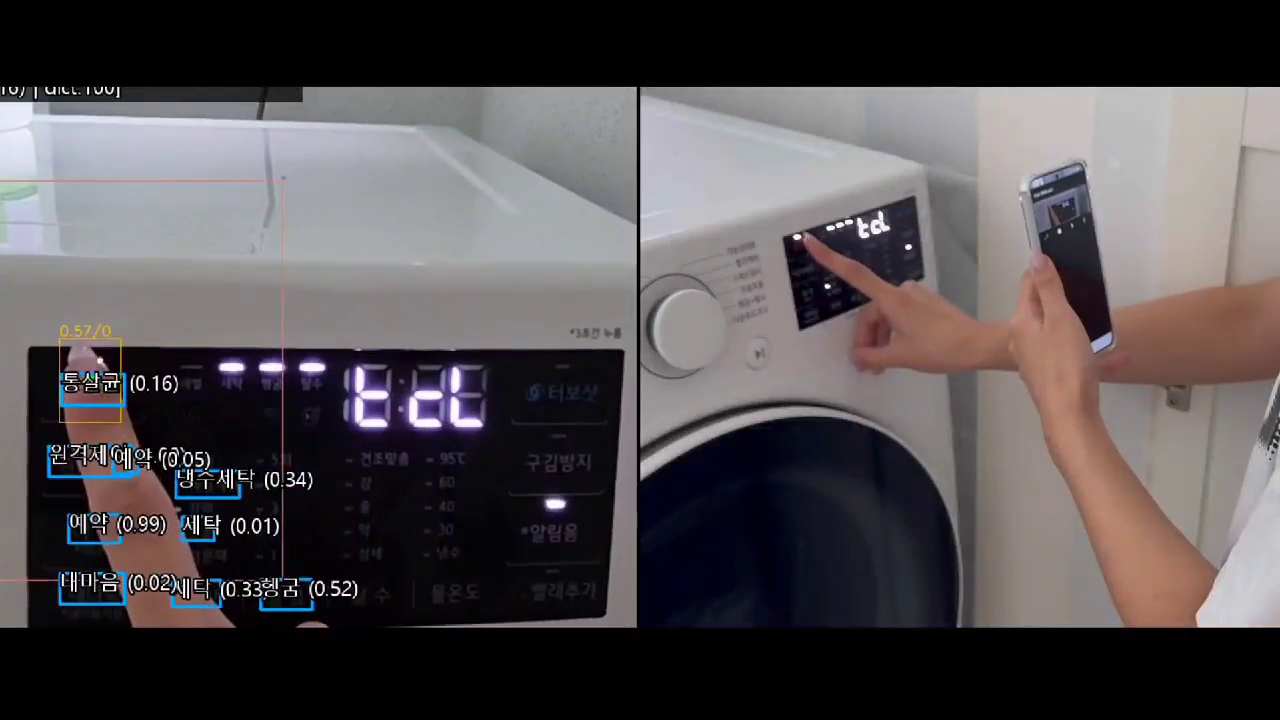
#> input picture frame 24 of assets/videos/control.mp4, 1280 x 720 px, given in place of sample_video.avi, which was not available
$ jupyter execute skt_7_09_.ipynb   (shell and % lines are left out)   (text cells are left out)
#> lines starting #> are read from the running program, lines starting #| are printed output that depends on the picture; after the words box and inside, x2 and y2 are one past the last pixel; in counts of white or black regions, pixels touching at a corner belong together; pictures that were not available may be replaced by others from this repository, and a replacement may not be noted
[cell 1]
import cv2 as cv
import numpy as np
import matplotlib.pyplot as plt
import ffmpeg
import os
from IPython.display import HTML, Video
print("OpenCV version:", cv.__version__)

[cell 2]
#!wget -q https://www.bogotobogo.com/python/OpenCV_Python/images/mean_shift_tracking/slow_traffic_small.mp4 -O sample
import cv2 as cv
import numpy as np
import os
fgbg_mog2 = cv.createBackgroundSubtractorMOG2(history=500, varThreshold=16, detectShadows=True)
fgbg_knn = cv.createBackgroundSubtractorKNN(history=500, dist2Threshold=400.0, detectShadows=True)
cap = cv.VideoCapture('sample_video.avi')
if not cap.isOpened():
    print("Video open failed!")
else:
    # 동영상을 저장할 VideoWriter
    width  = int(cap.get(cv.CAP_PROP_FRAME_WIDTH))
    height = int(cap.get(cv.CAP_PROP_FRAME_HEIGHT))
    fps    = cap.get(cv.CAP_PROP_FPS)
    fourcc = cv.VideoWriter_fourcc(*'XVID')
    out = cv.VideoWriter('bgsub_output.avi', fourcc, fps if fps>0 else 30, (width*3, height))
    while True:
        ret, frame = cap.read()
#> frame is the input picture: shape (720, 1280, 3); mean B, G, R 80.7, 78.2, 83.1
        if not ret:
            break
        fgmask_mog2_ = fgbg_mog2.apply(frame)
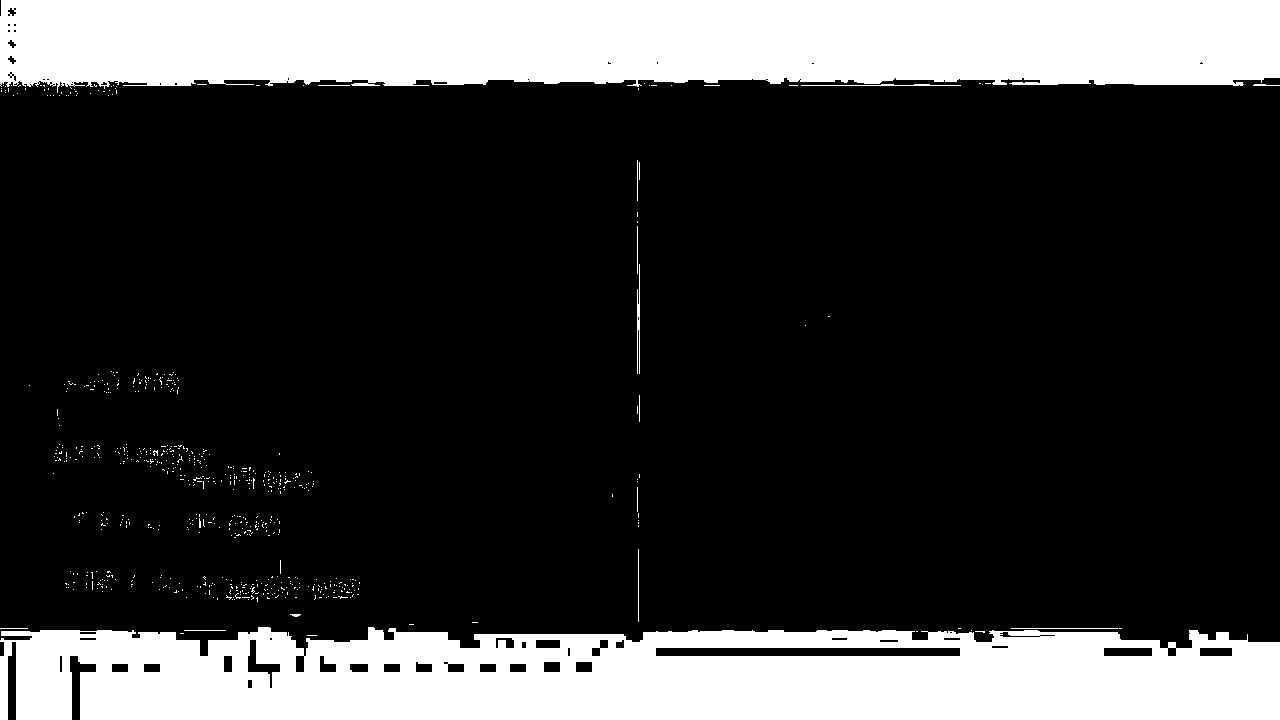
#> fgmask_mog2_: shape (720, 1280); values 127 (black) and 255 (white), 22.8% white; 641 white regions (626 under 20 px), largest, box (x1, y1, x2, y2) and area: (0, 0, 1280, 93) 105640, (0, 627, 1280, 720) 101715, (637, 264, 640, 374) 218
        fgmask_knn_  = fgbg_knn.apply(frame)
#> fgmask_knn_: shape (720, 1280); every value is 255
        kernel = cv.getStructuringElement(cv.MORPH_ELLIPSE, (3,3))
        fgmask_mog2_ = cv.morphologyEx(fgmask_mog2_, cv.MORPH_OPEN, kernel)
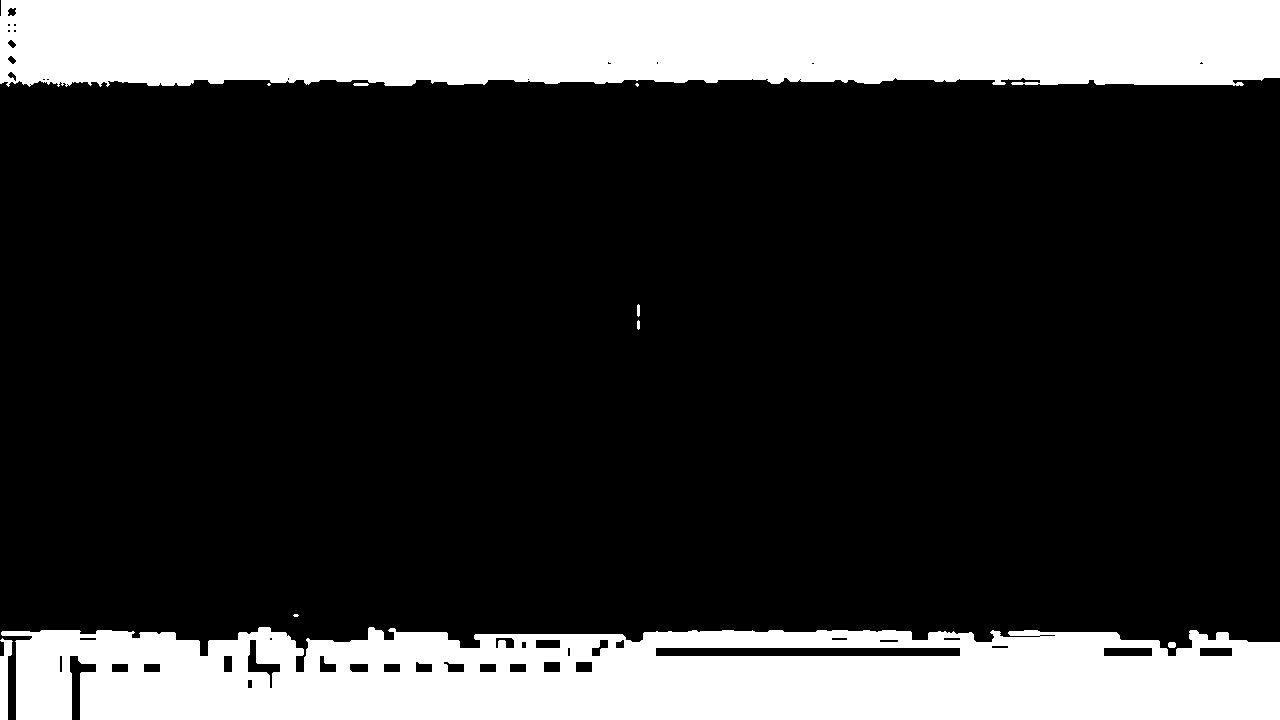
#> fgmask_mog2_: shape (720, 1280); values 127 (black) and 255 (white), 22.5% white; 10 white regions (3 under 20 px), largest, box (x1, y1, x2, y2) and area: (0, 0, 1280, 87) 105242, (1, 627, 1280, 720) 100858, (0, 638, 13, 720) 651
        fgmask_knn_  = cv.morphologyEx(fgmask_knn_,  cv.MORPH_OPEN, kernel)

        # Apply the MOG2 mask to the original frame to show only the foreground
        foreground_mog2 = cv.bitwise_and(frame, frame, mask=fgmask_mog2_)

        # 시각화를 위해 세 프레임을 가로로 붙여서 저장
        # 원본 / MOG2 배경 제거된 영상 / KNN 마스크
        mask_knn_color  = cv.cvtColor(fgmask_knn_,  cv.COLOR_GRAY2BGR)
#> mask_knn_color: shape (720, 1280, 3); every value is 255
        concat_frame = cv.hconcat([frame, foreground_mog2, mask_knn_color])
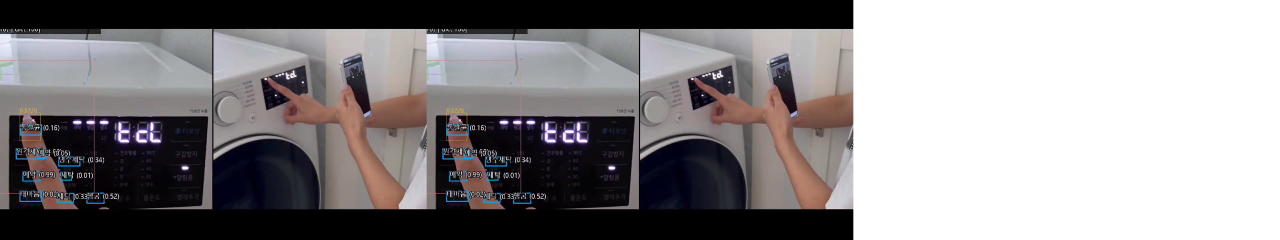
#> concat_frame: shape (720, 3840, 3) (shown at 1/3 size); mean B, G, R 138.8, 137.1, 140.4
        out.write(concat_frame)
    cap.release()
    out.release()
    print("Done. Saved as bgsub_output.avi")
    # Colab에서 보기 위해 mp4 변환
    !ffmpeg -y -i bgsub_output.avi -vcodec libx264 bgsub_output.mp4
    if os.path.exists('bgsub_output.mp4'):
        from IPython.display import Video
        display(Video('bgsub_output.mp4', embed=True))
    else:
        print("mp4 파일 생성 실패!")

$ run again, starting later in the video
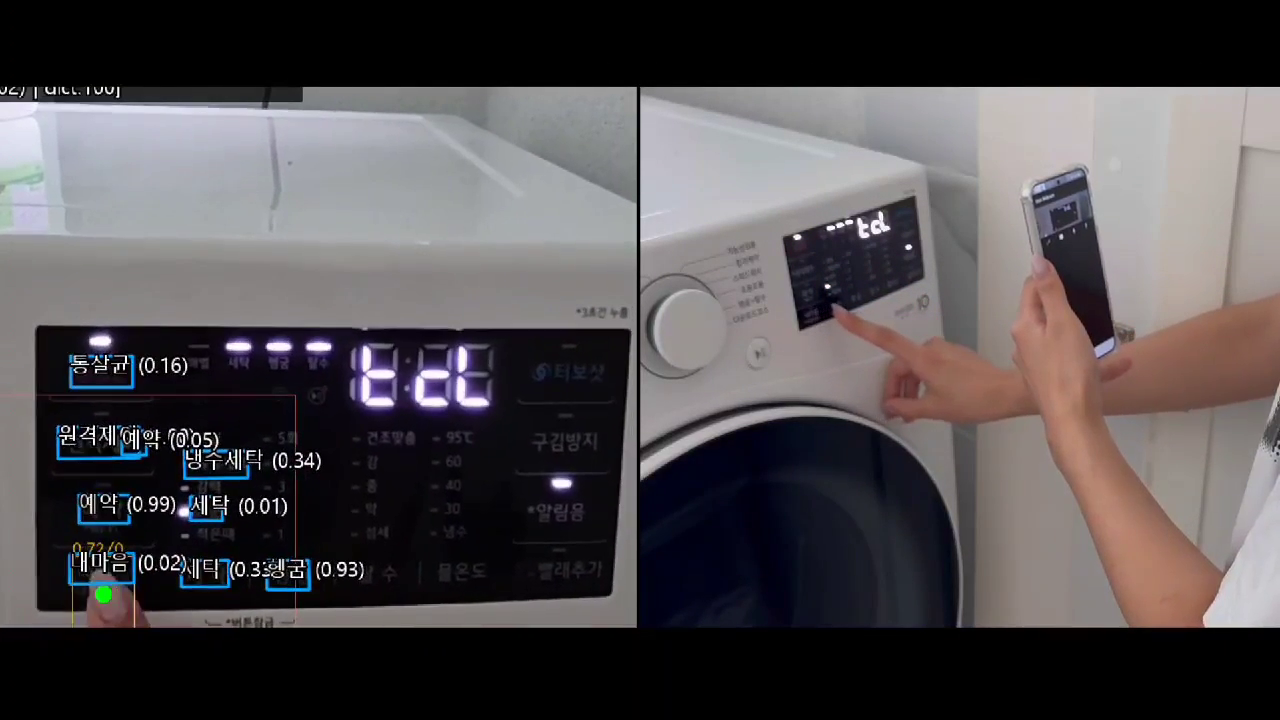
#> input picture frame 112 of assets/videos/control.mp4, 1280 x 720 px, given in place of sample_video.avi, which was not available
#> frame is the input picture: shape (720, 1280, 3); mean B, G, R 79.4, 77, 81.1
#> `fgmask_mog2_ = fgbg_mog2.apply(frame)`:
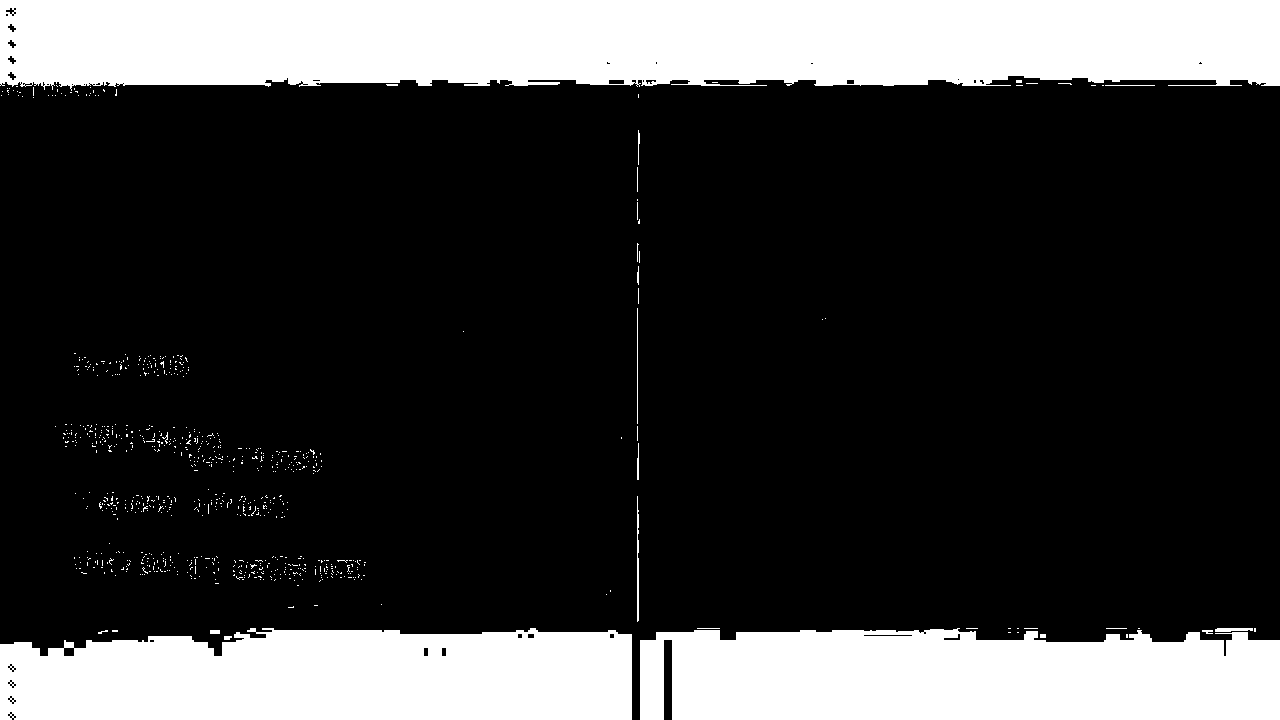
#> fgmask_mog2_: shape (720, 1280); values 127 (black) and 255 (white), 23.4% white; 774 white regions (754 under 20 px), largest, box (x1, y1, x2, y2) and area: (0, 0, 1280, 91) 106109, (640, 628, 1280, 720) 53596, (0, 628, 632, 720) 52864
#> fgmask_knn_: shape (720, 1280); every value is 255
#> mask_knn_color: shape (720, 1280, 3); every value is 255
#> `concat_frame = cv.hconcat([frame, foreground_mog2, mask_knn_color])`:
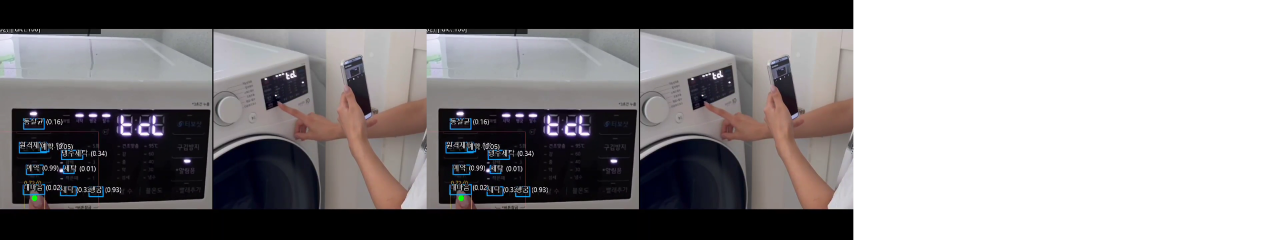
#> concat_frame: shape (720, 3840, 3) (shown at 1/3 size); mean B, G, R 137.9, 136.3, 139

$ run again, starting later in the video
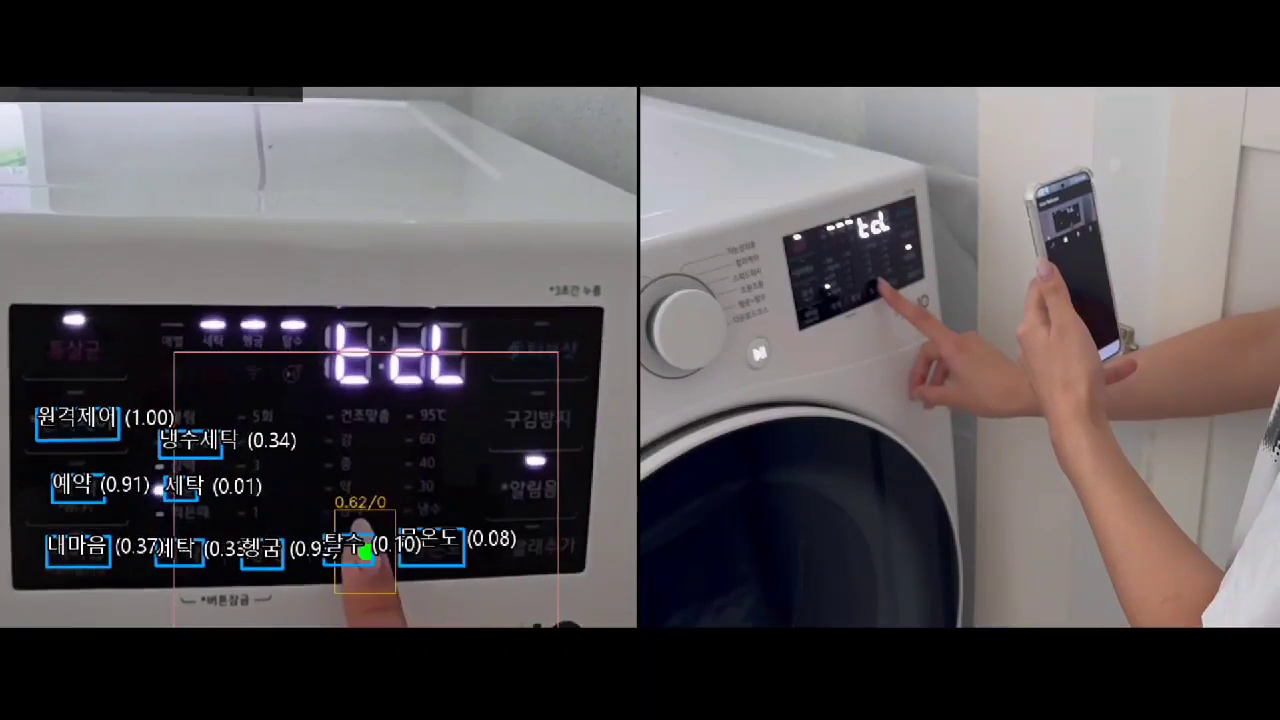
#> input picture frame 199 of assets/videos/control.mp4, 1280 x 720 px, given in place of sample_video.avi, which was not available
#> frame is the input picture: shape (720, 1280, 3); mean B, G, R 78.9, 76.4, 80.8
#> `fgmask_mog2_ = fgbg_mog2.apply(frame)`:
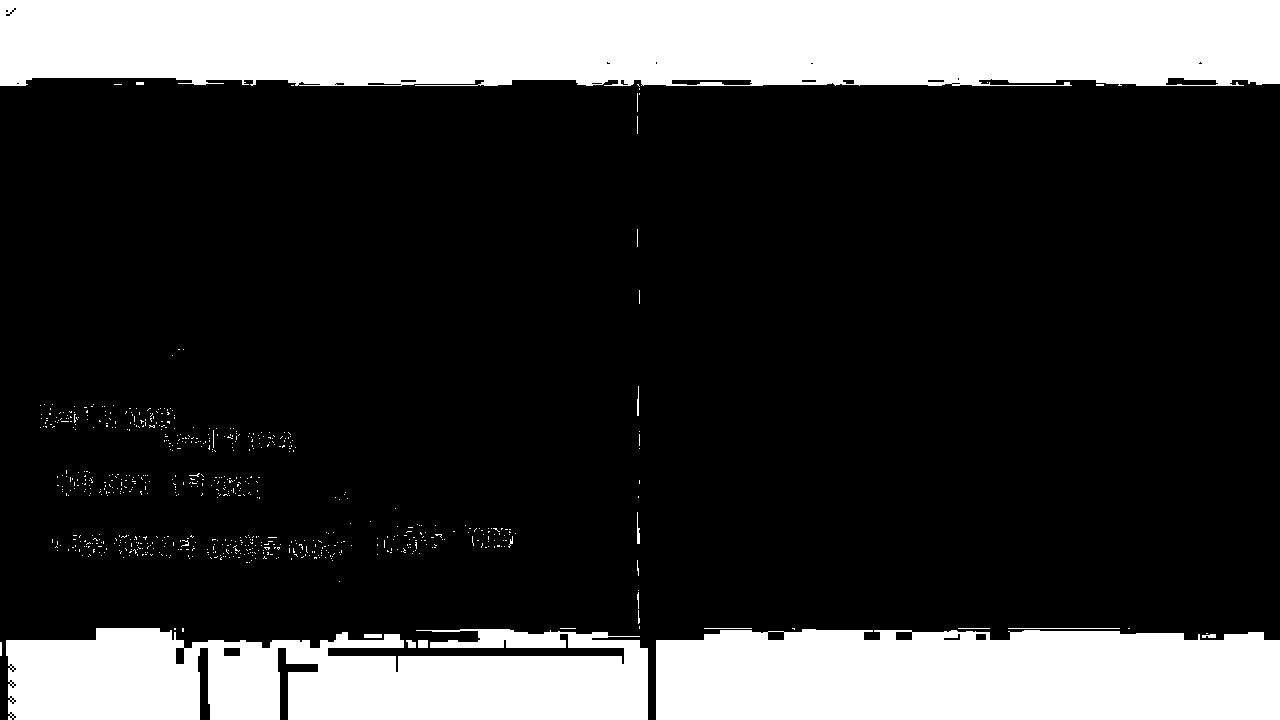
#> fgmask_mog2_: shape (720, 1280); values 127 (black) and 255 (white), 22.8% white; 703 white regions (686 under 20 px), largest, box (x1, y1, x2, y2) and area: (0, 0, 1280, 86) 105934, (656, 629, 1280, 720) 53740, (6, 628, 648, 720) 48492
#> fgmask_knn_: shape (720, 1280); every value is 255
#> mask_knn_color: shape (720, 1280, 3); every value is 255
#> `concat_frame = cv.hconcat([frame, foreground_mog2, mask_knn_color])`:
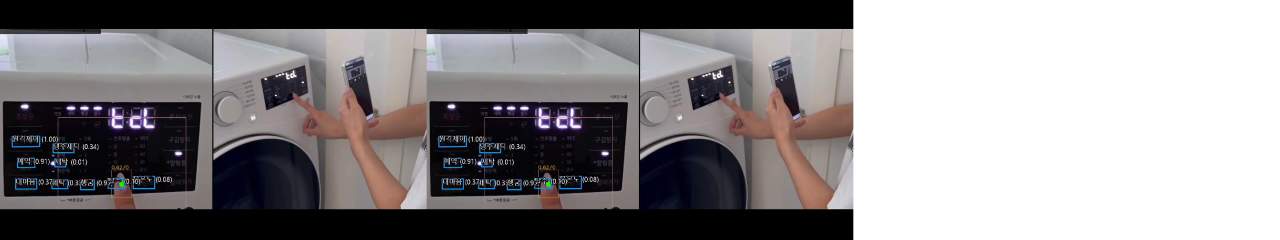
#> concat_frame: shape (720, 3840, 3) (shown at 1/3 size); mean B, G, R 137.6, 135.9, 138.9
